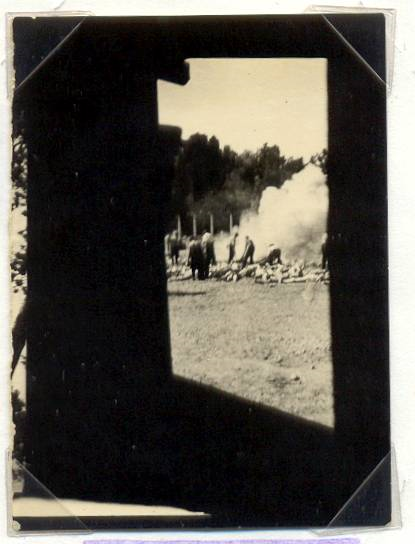
#> input picture EX4/inputs/P3/sonderkommando_photographs_281.png, 415 x 544 px, found by its file name
$ jupyter execute HW04_Q3_400131032.ipynb   (older library calls are emulated)
#> lines starting #> are read from the running program, lines starting #| are printed output that depends on the picture; after the words box and inside, x2 and y2 are one past the last pixel; in counts of white or black regions, pixels touching at a corner belong together
[cell 1]
import cv2
import numpy as np
import matplotlib.pyplot as plt
from scipy import ndimage, misc
import scipy
scipy.version.full_version
import scipy.misc
from scipy import misc

# Load the image
#img = cv2.imread(r'C:\Users\Asus\Desktop\AUT\Semister 2\DIP\EX\4\DIP_HW4\inputs\P3\sonderkommando_photographs_280.png')
img = cv2.imread(r'C:\Users\Asus\Desktop\AUT\Semister 2\DIP\EX\4\DIP_HW4\inputs\P3\sonderkommando_photographs_281.png')
#> img is the input picture: shape (544, 415, 3); mean B, G, R 77.2, 84.7, 88.4
# Create a copy of the image
img_copy = np.copy(img)
img_copy = cv2.cvtColor(img_copy,cv2.COLOR_BGR2RGB)
plt.imshow(img_copy)

[cell 2]
# to calculate the transformation matrix
input_img = np.float32([[169,37],[340,39],[190,378],[322,440]])
output_img = np.float32([[110,91],[340,92],[109,485],[310,485]])

# Compute the perspective transform M
transform_M = cv2.getPerspectiveTransform(input_img,output_img)

# Apply the perspective transformation to the image
res = cv2.warpPerspective(img,transform_M,(img.shape[1], img.shape[0]),flags=cv2.INTER_LINEAR)

# Display the transformed image
plt.imshow(res)

[cell 3]
res = cv2.resize(res,None,fx=2, fy=2, interpolation = cv2.INTER_CUBIC)
#> res: shape (1088, 830, 3)
plt.subplot(121)
plt.title('Input')
plt.imshow(img)
plt.subplot(122)
plt.title('Output')
plt.imshow(res)
#> figure, not shown here; B, G, R data is drawn as R, G, B

[cell 4]
rows,cols,d = res.shape
#> rows = 1088; cols = 830; d = 3

transform_M = cv2.getRotationMatrix2D((cols/2,rows/2),-1,2)
dst = cv2.warpAffine(res,transform_M,(cols,rows))
plt.title('output')
plt.imshow(dst)

[cell 5]
def guided_filter(p, I, r, e, same_shape=True):

#> called with r = 2, e = 0.02, same_shape = True
    if not(same_shape):
        I = np.repeat(I[:, :, np.newaxis], 3, axis=2)

    # size of kernel
    r = 2 * r - 1
    # cv2.blur is a mean filter
    mean_I = cv2.blur(I,(r,r))
    mean_p = cv2.blur(p,(r,r))
    corr_I = cv2.blur(np.multiply(I,I),(r,r))
    corr_p = cv2.blur(np.multiply(I,p),(r,r))
    var_I = corr_I - np.multiply(mean_I,mean_I)
    cov_Ip = corr_p - np.multiply(mean_I,mean_p)
    a = np.divide(cov_Ip,(var_I+e))
    b = mean_p - np.multiply(a, mean_I)
    mean_a = cv2.blur(a,(r,r))
    mean_b = cv2.blur(b,(r,r))
    q = np.multiply(mean_a,I) + mean_b
    # In case that same_shape == False, we might get out of bounds a little
    q = np.clip(q, 0, 1)
    return q

[cell 6]
first_img = cv2.cvtColor(dst, cv2.COLOR_BGR2GRAY)/255
guided_img = guided_filter(first_img,first_img,2,0.02)
plt.imshow(guided_img, cmap='gray')
plt.show()

[cell 7]
import cv2
import numpy as np

image = cv2.resize(dst, (850, 1090))

# The initial processing of the image
# image = cv2.medianBlur(image, 3)
image_bw = cv2.cvtColor(image, cv2.COLOR_RGB2GRAY)

# The declaration of CLAHE
# clipLimit -> Threshold for contrast limiting
clip = cv2.createCLAHE(clipLimit = 2)
final_img = clip.apply(image_bw) + 10

# Ordinary thresholding the same image
_, ordinary_img = cv2.threshold(image_bw, 155, 255, cv2.THRESH_BINARY)
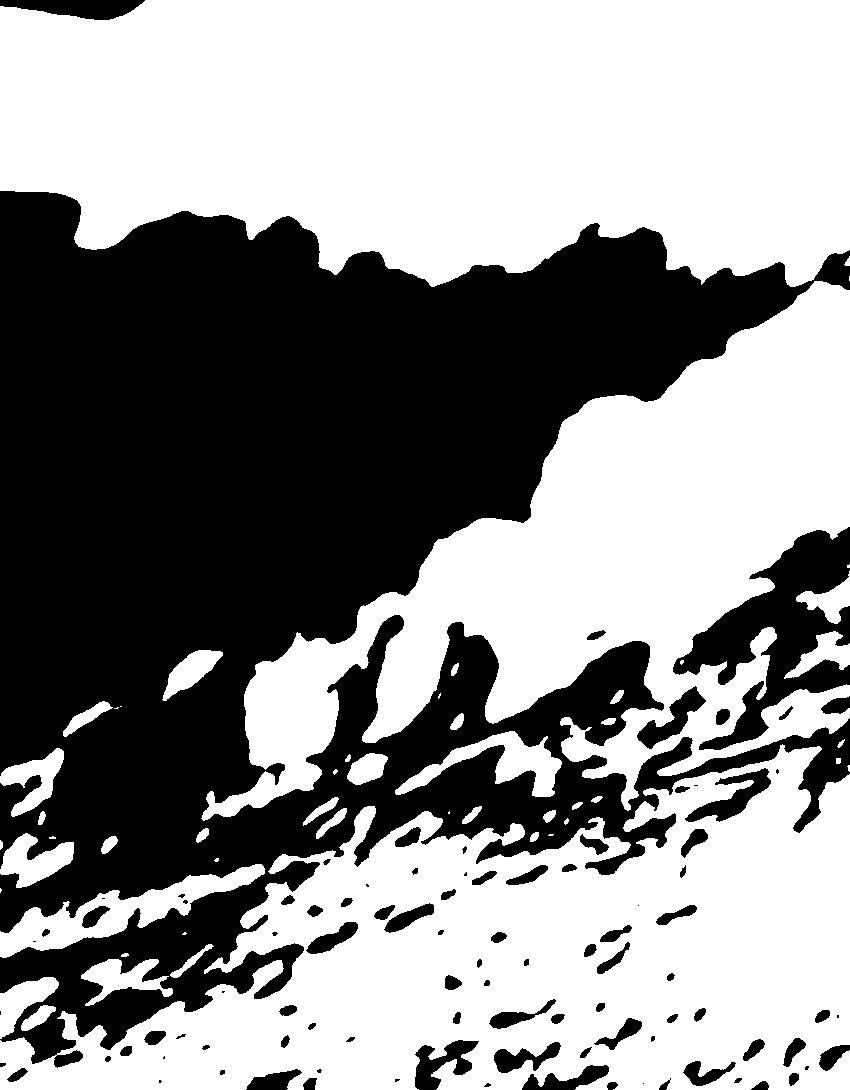
#> ordinary_img: shape (1090, 850); 56.8% white; 96 black regions (21 under 20 px), largest, box (x1, y1, x2, y2) and area: (0, 191, 850, 1068) 364447, (673, 527, 850, 750) 15634, (0, 0, 145, 20) 1910

# Showing all the three images
#plt.imshow(ordinary_img,cmap="gray")
plt.figure(figsize=(12, 15))
plt.imshow(final_img,cmap="gray")
#plt.imshow(cv2.cvtColor(ordinary_img,cv2.COLOR_BGR2RGB))

#cv2.imshow("CLAHE image", final_img)

[cell 8]
def wgif(p, I, r, r2, e, same_shape=True):
#> called with r = 5, r2 = 5, e = 0.01, same_shape = True
    if not(same_shape):
        I = np.repeat(I[:, :, np.newaxis], 3, axis=2)

    # size of kernel
    r = 2 * r - 1
    r2 = 2 * r2 - 1
    # cv2.blur is a mean filter
    mean_I = cv2.blur(I,(r,r))
    mean_I2 = cv2.blur(I,(r2,r2))
    mean_p = cv2.blur(p,(r,r))
    corr_I = cv2.blur(np.multiply(I,I),(r,r))
    corr_I2 = cv2.blur(np.multiply(I,I),(r2,r2))
    corr_p = cv2.blur(np.multiply(I,p),(r,r))
    var_I = corr_I - np.multiply(mean_I,mean_I)
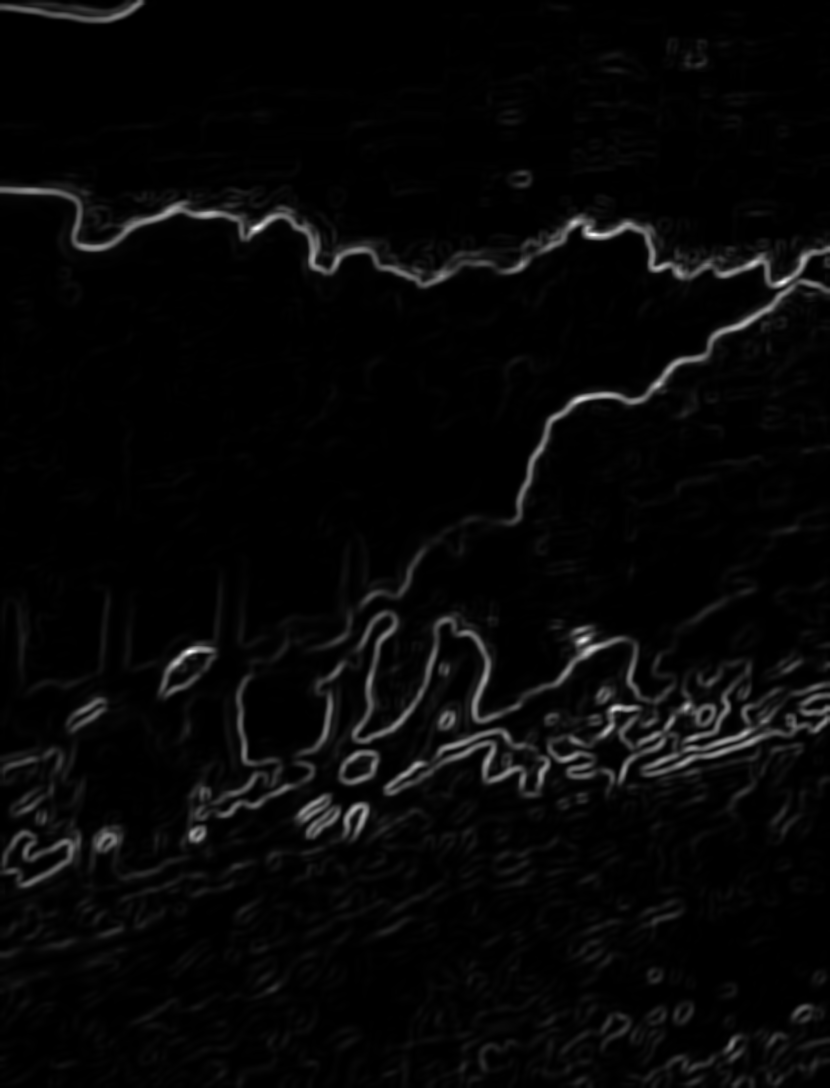
#> var_I: shape (1088, 830) float64; min -5.44e-15, max 0.0446, mean 0.00134; drawn with min black and max white
    var_I2 = corr_I2 - np.multiply(mean_I2, mean_I2)
    cov_Ip = corr_p - np.multiply(mean_I,mean_p)
    landa = (0.001*1)**2
    si = (1 / (p.shape[0] * p.shape[1]) ) * (var_I2 + landa) * np.sum(np.reciprocal(var_I2+ landa))
    a = np.divide(cov_Ip,(var_I+e/si))
    b = mean_p - np.multiply(a, mean_I)
    mean_a = cv2.blur(a,(r,r))
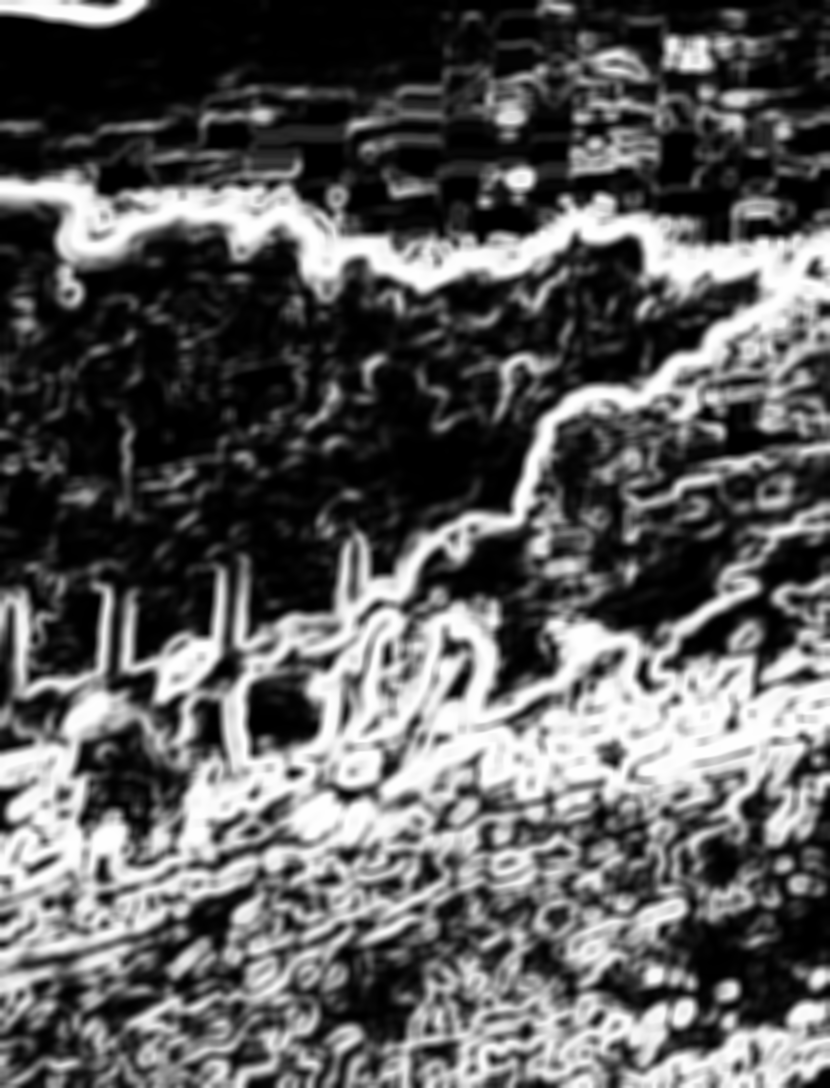
#> mean_a: shape (1088, 830) float64; min -4.44e-15, max 0.999, mean 0.363; drawn with min black and max white
    mean_b = cv2.blur(b,(r,r))
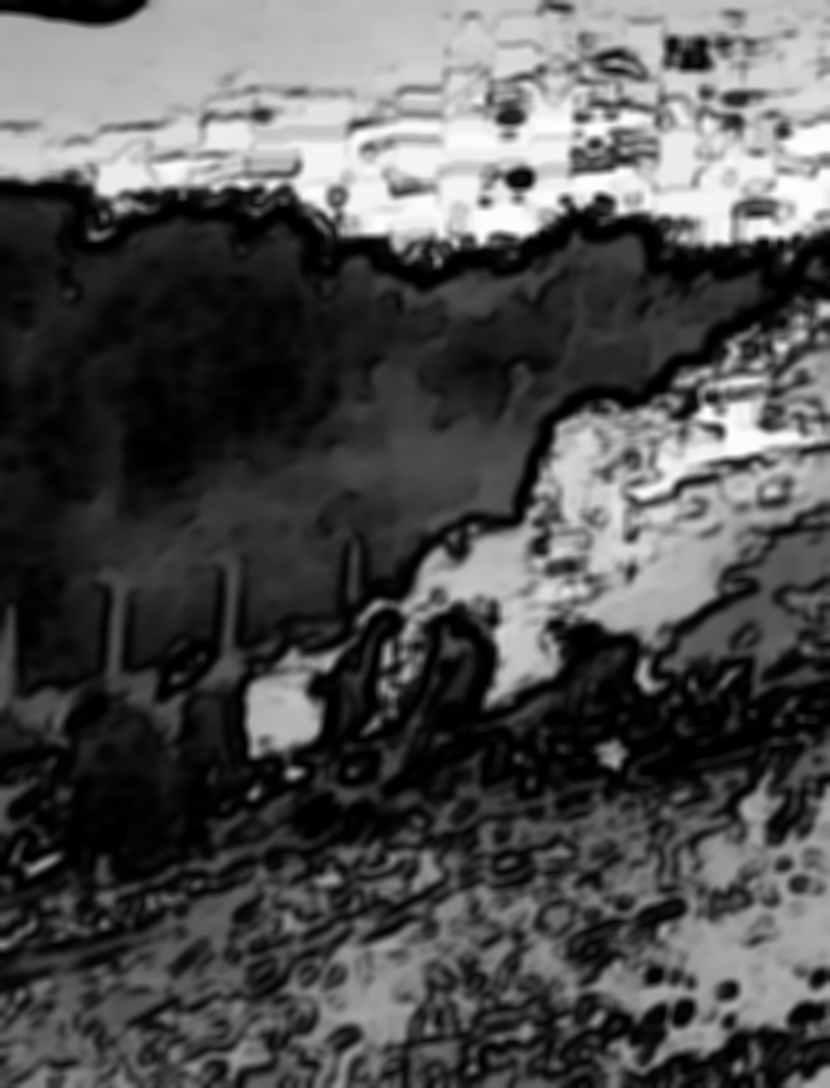
#> mean_b: shape (1088, 830) float64; min 5.98e-07, max 1, mean 0.317
    q = np.multiply(mean_a,I) + mean_b
    # In case that same_shape == False, we might get out of bounds a little
    return q

[cell 9]
res_img = cv2.cvtColor(dst, cv2.COLOR_BGR2GRAY)

res_img = cv2.equalizeHist(res_img)/255
res_img = wgif(res_img, res_img,5,5, 0.1 ** 2)
plt.imshow(res_img,cmap="gray")
plt.show()

[cell 10]
import cv2 as cv
from matplotlib import pyplot as plt

def Gaussian_demo(image):
    gaussian = cv.GaussianBlur(image,(5,5),1)
    return gaussian

def medianBulr(image):
    medianbulr = cv.medianBlur(image,5)
    return medianbulr

def blur_demo(image):
    blur = cv.blur(image,(3,3))
    return blur

def boxFilterF_demo(image):
    boxFilterF = cv.boxFilter(image,-1,(3,3),normalize=False)
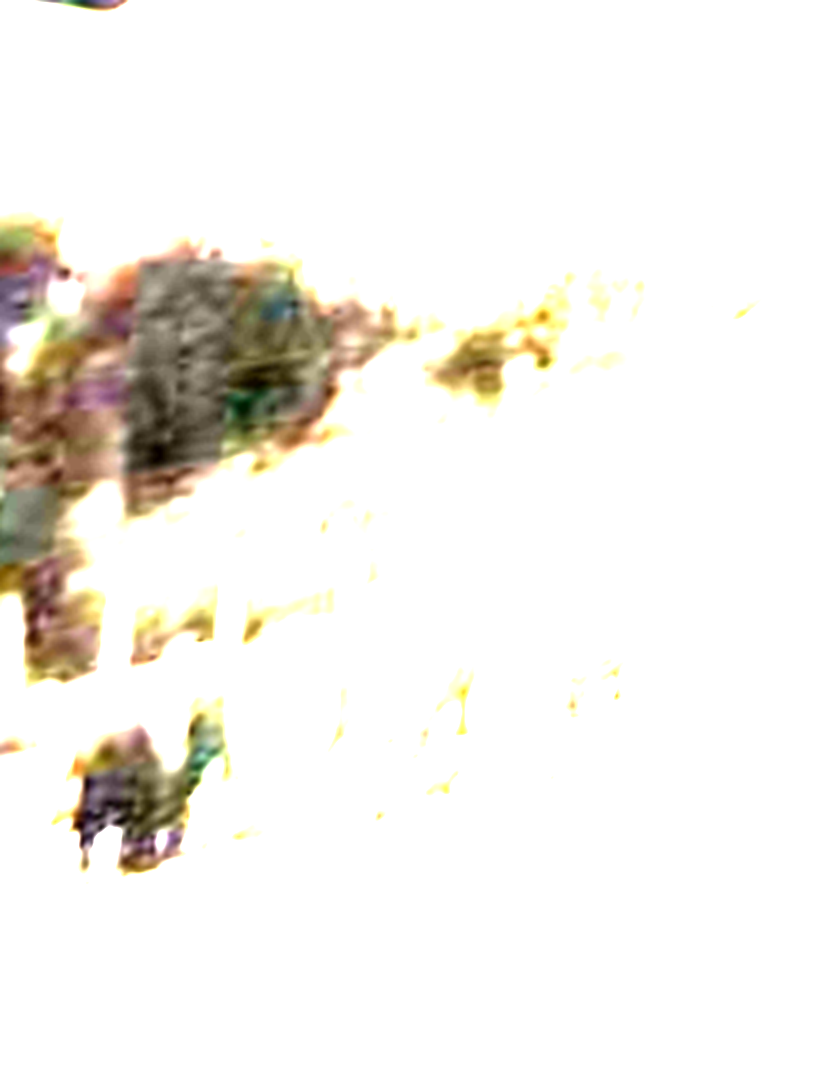
#> boxFilterF: shape (1088, 830, 3); mean R, G, B 242.5, 239.5, 234.1
    return boxFilterF

def boxFilter_demo(image):
    boxFilter = cv.boxFilter(image,-1,(3,3),normalize=True)
    return boxFilter


#src = cv.imread("the_magnificent_eleven_3.png")
src = dst[:,:,[2,1,0]]
first_img = blur_demo(src)
second_img = boxFilter_demo(src)
third_img = boxFilterF_demo(src)
fourth_img = Gaussian_demo(src)
fifth_img = medianBulr(src)

plt.title("Original image")
plt.imshow(first_img,cmap="gray")

$ run again, with EX4/inputs/P3/sonderkommando_photographs_280.png copied over EX4/inputs/P3/sonderkommando_photographs_281.png
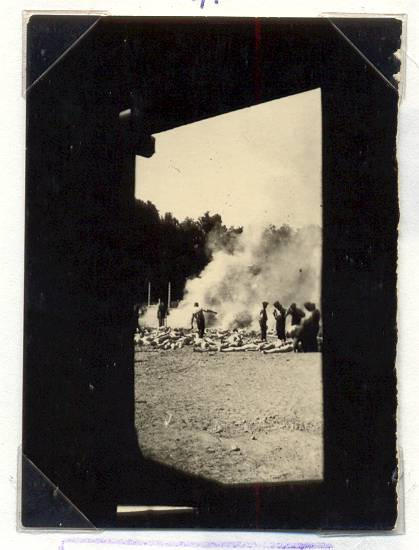
#> input picture EX4/inputs/P3/sonderkommando_photographs_280.png, 419 x 550 px, found by its file name
#> img is the input picture: shape (550, 419, 3); mean B, G, R 88.3, 95.4, 100.2
#> `_, ordinary_img = cv2.threshold(image_bw, 155, 255, cv2.THRESH_BINARY)`:
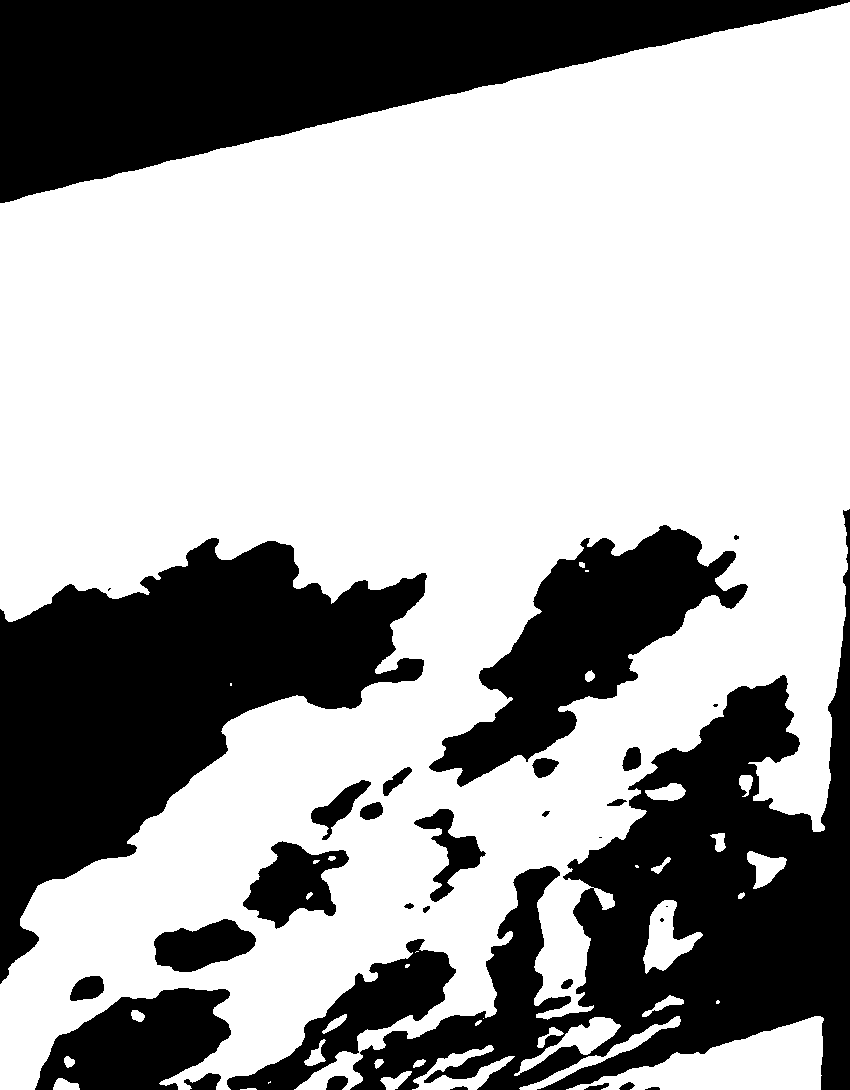
#> ordinary_img: shape (1090, 850); 64.6% white; 32 black regions (6 under 20 px), largest, box (x1, y1, x2, y2) and area: (350, 509, 850, 1090) 90008, (0, 0, 850, 203) 85942, (0, 538, 427, 984) 82879
#> in boxFilterF_demo, `boxFilterF = cv.boxFilter(image,-1,(3,3),normalize=False)`:
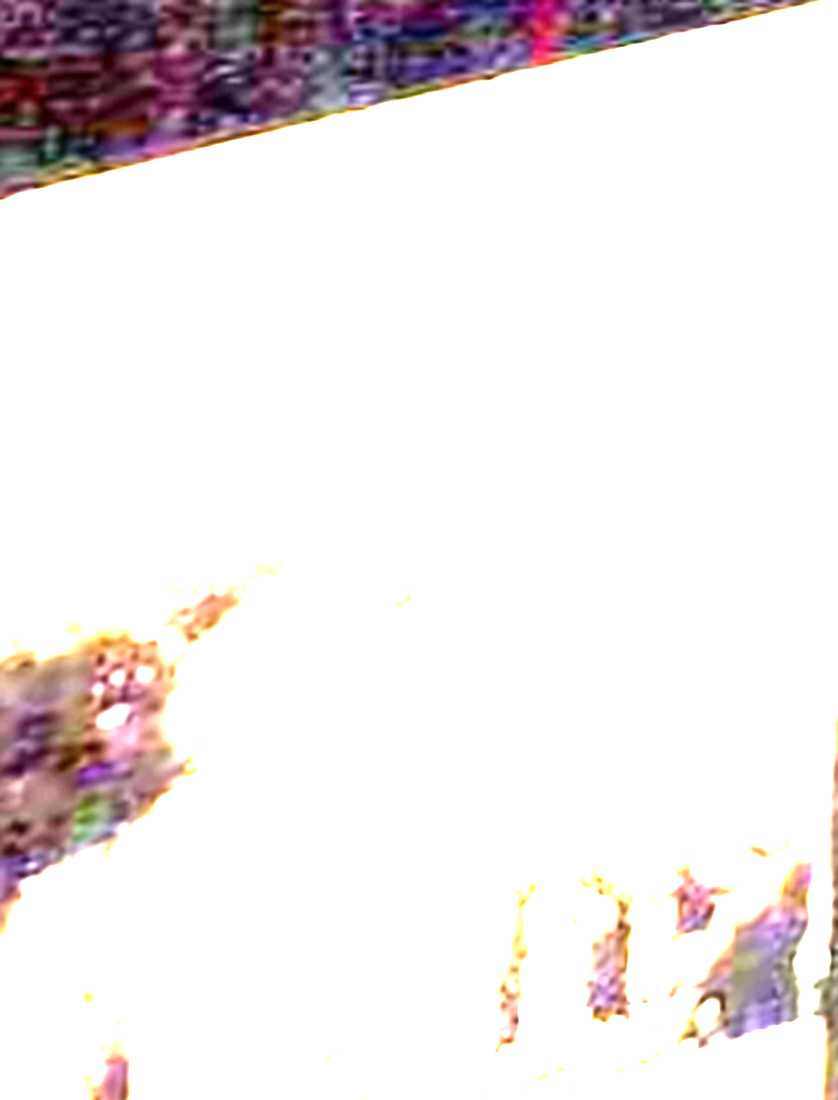
#> boxFilterF: shape (1100, 838, 3); mean R, G, B 238, 231.9, 232.7
